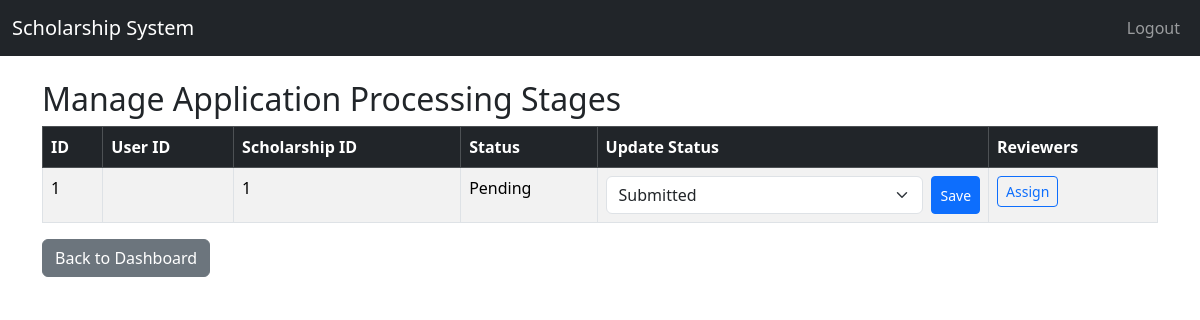
The app's page /admin/applications (signed in) with its own data.
### app/models.py (models this page shows)
class Application(db.Model):
    __tablename__ = 'application'
    __table_args__ = {'extend_existing': True}
    id = db.Column(db.Integer, primary_key=True)
    student_id = db.Column(db.Integer, db.ForeignKey('user.id'), nullable=False)
    scholarship_id = db.Column(db.Integer, db.ForeignKey('scholarship.id'), nullable=False)
    reviewer_id = db.Column(db.Integer, db.ForeignKey('user.id'), nullable=True)
    documents = db.Column(db.Text)  # store file paths comma-separated
    status = db.Column(db.String(50), default="Pending")  # Pending, Reviewed, Accepted, Rejected
    submitted_at = db.Column(db.DateTime, default=datetime.utcnow)
    reviews = db.relationship('Review', backref='application', lazy=True)
    scholarship = db.relationship('Scholarship', backref='applications')
    student = db.relationship('User', foreign_keys=[student_id], backref='applications')
    form_data = db.Column(JSON)

### app/routes/admin_routes.py (the view)
@admin_bp.route('/applications')
@login_required
def manage_applications():
    if current_user.role != 'admin':
        flash("Access denied.", "danger")
        return redirect(url_for('auth.login'))
    applications = Application.query.order_by(Application.id.desc()).all()
    forms = {}
    for a in applications:
        f = ApplicationStatusForm()
        f.status.data = a.status if hasattr(a, "status") and a.status else "Submitted"
        forms[a.id] = f
    return render_template(
        'admin/manage_applications.html',
        applications=applications,
        forms=forms
    )

### app/forms.py
class ApplicationStatusForm(FlaskForm):
    status = SelectField(
        "Status",
        choices=[
            ("Submitted", "Submitted"),
            ("Under Review", "Under Review"),
            ("Approved", "Approved"),
            ("Rejected", "Rejected"),
        ],
        validators=[DataRequired()]
    )

### app/templates/admin/manage_applications.html (shortened to what this page needs)
{% extends "base.html" %}
{% block content %}
<h2>Manage Application Processing Stages</h2>
<div class="table-responsive">
  <table class="table table-bordered table-striped">
    <thead class="table-dark">
      <tr>
        <th>ID</th>
        <th>User ID</th>
        <th>Scholarship ID</th>
        <th>Status</th>
        <th>Update Status</th>
        <th>Reviewers</th>
      </tr>
    </thead>
    <tbody>
      {% for a in applications %}
      <tr>
        <td>{{ a.id }}</td>
        <td>{{ a.user_id }}</td>
        <td>{{ a.scholarship_id }}</td>
        <td>{{ a.status }}</td>
        <td>
          <form method="POST"
                action="{{ url_for('admin.update_application_status', application_id=a.id) }}"
                class="d-flex gap-2">
            {{ forms[a.id].status(class="form-select") }}
            <button type="submit" class="btn btn-sm btn-primary">Save</button>
          </form>
        </td>
        <td>
          <a class="btn btn-sm btn-outline-primary"
             href="{{ url_for('admin.assign_reviewers', application_id=a.id) }}">
            Assign
          </a>
        </td>
      </tr>
      {% else %}
      <tr>
        <td colspan="6" class="text-center">No applications found.</td>
      </tr>
      {% endfor %}
    </tbody>
  </table>
</div>
<a href="{{ url_for('admin.dashboard') }}" class="btn btn-secondary">Back to Dashboard</a>
{% endblock %}

### records on screen
Application: id "1", scholarship_id "1", status "Pending", status "Submitted"
